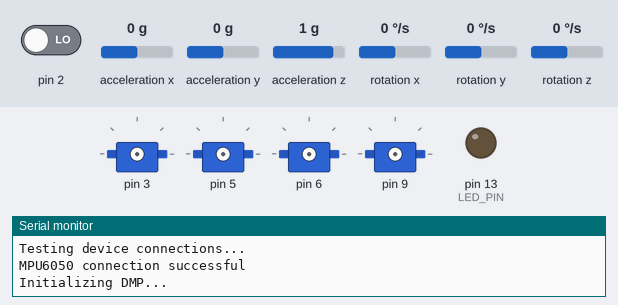
The sketch below on a simulated Arduino Uno, built with avr-gcc and run on an emulated ATmega328P. Shown: 4 × servo, output pins drawn as LEDs (lit = HIGH), the last lines printed to the serial monitor. Dashed ring = blinking. The test bench sets the inputs (shaded band); at power-on: acceleration x 0 g, acceleration y 0 g, pin 2 LOW, acceleration z 1 g, rotation x 0 °/s, rotation y 0 °/s, rotation z 0 °/s. The sensor or clock chip raises its interrupt line as the real part does.

Above: at 0.1 s.
At 1.29 s:
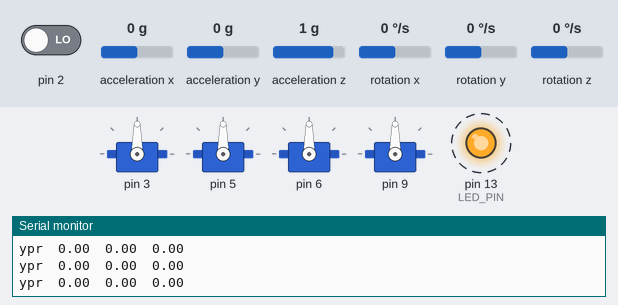
1.8 s: acceleration x set to -1.4 g
7.8 s: acceleration y set to -1.4 g
Timing chart, 0 to 16.8 s (numbered marks = the images above; inputs shaded):
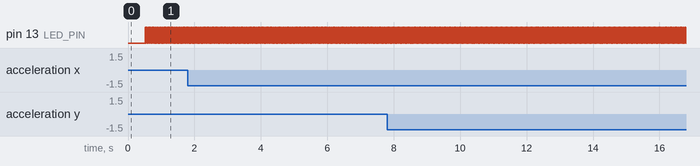

The sketch:

FLYC_COPY.ino
```cpp
#include "nrf.h"
#include "motor.h"
#include "I2Cdev.h"

#include "MPU6050_6Axis_MotionApps20.h"
#if I2CDEV_IMPLEMENTATION == I2CDEV_ARDUINO_WIRE
    #include "Wire.h"
#endif
#include "pid.h"

MPU6050 mpu;

#define OUTPUT_READABLE_YAWPITCHROLL

#define LED_PIN 13 // (Arduino is 13, Teensy is 11, Teensy++ is 6)
bool blinkState = false;

// MPU control/status vars
bool dmpReady = false;  // set true if DMP init was successful
uint8_t mpuIntStatus;   // holds actual interrupt status byte from MPU
uint8_t devStatus;      // return status after each device operation (0 = success, !0 = error)
uint16_t packetSize;    // expected DMP packet size (default is 42 bytes)
uint16_t fifoCount;     // count of all bytes currently in FIFO
uint8_t fifoBuffer[64]; // FIFO storage buffer

// orientation/motion vars
Quaternion q;           // [w, x, y, z]         quaternion container
VectorFloat gravity;    // [x, y, z]            gravity vector
float ypr[3];           // [yaw, pitch, roll]   yaw/pitch/roll container and gravity vector

// ================================================================
// ===                      INITIAL SETUP                       ===
// ================================================================

void setup() {
    mpuInit();
//    nrfSet();
    motorSet();
    PIDSet();
    // configure LED for output
    pinMode(LED_PIN, OUTPUT);
}


// ================================================================
// ===                    MAIN PROGRAM LOOP                     ===
// ================================================================

void loop() {
    getData();
}
```

Motor.ino
```cpp
void motorSet() {
  motor[0].attach(3, 1000, 2000);
  motor[1].attach(5, 1000, 2000);
  motor[2].attach(6, 1000, 2000);
  motor[3].attach(9, 1000, 2000);
}
void writeMotor() {
  motor[0].writeMicroseconds(Motor[0]);
  motor[1].writeMicroseconds(Motor[1]);
  motor[2].writeMicroseconds(Motor[2]);
  motor[3].writeMicroseconds(Motor[3]);
}
void writeAllMotor(int value) {
  motor[0].writeMicroseconds(value);
  motor[1].writeMicroseconds(value);
  motor[2].writeMicroseconds(value);
  motor[3].writeMicroseconds(value);
}
void printMotor() {
  Serial.print("Motor[0-3]: ");
  Serial.print(Motor[0]);
  Serial.print("\t");
  Serial.print(Motor[1]);
  Serial.print("\t");
  Serial.print(Motor[2]);
  Serial.print("\t");
  Serial.println(Motor[3]);
  //Serial.println(throttle);
}
```

PID.ino
```cpp
void PIDSet() {
  PID_Motor.P = 0.8; //    1.35 is roll OK
  PID_Motor.I = 0.0;
  PID_Motor.D = 3.2;   //  < 3.0   //0.55 is roll OK
  PID_Motor.dState = 0.0;
  PID_Motor.iState = 0.0;
  PID_Motor.iMax = 50;  // 5 percent is OK
  PID_Motor.iMin = -50;

  PID_Yaw .P = 1.0;
  PID_Yaw .I = 0.0;
  PID_Yaw .D = 0.0;
  PID_Yaw.dState = 0.0;
  PID_Yaw.iState = 0.0;
  PID_Yaw.iMax = 20;
  PID_Yaw.iMin = -20;

  PID_GYRO .P = 2.5;
  PID_GYRO .I = 0.0;
  PID_GYRO .D = 0.0;
  PID_GYRO.dState = 0.0;
  PID_GYRO.iState = 0.0;
  PID_GYRO.iMax = 20;
  PID_GYRO.iMin = -20;
}
float UpdatePID(struct PID *pid, float error, float deravitive) {
  float pTerm, dTerm, iTerm;
  // Calculate the proportional term
  pTerm = pid->P * error;
  // Calculate the integral state with appropriate limiting
  pid->iState += error;
  if(pid->iState > pid->iMax) pid->iState = pid->iMax;
  else if(pid->iState < pid->iMin) pid->iState = pid->iMin;
  // Calculate the integral term
  iTerm = pid->I * pid->iState;
  // Calculate the deravitive term
  dTerm = pid->D * deravitive;

  return pTerm + iTerm - dTerm;
}
float UpdatePID_GYRO(struct PID *pid, float error, float now_position) {
  float pTerm, dTerm, iTerm;
  // Calculate the proportional term
  pTerm = pid->P * error;
  // Calculate the integral state with appropriate limiting
  pid->iState += error;
  if(pid->iState > pid->iMax) pid->iState = pid->iMax;
  else if(pid->iState < pid->iMin) pid->iState = pid->iMin;
  // Calculate the integral term
  iTerm = pid->I * pid->iState;
  // Calculate the deravitive term
  dTerm = pid->D * (now_position - pid->dState);
  pid->dState = now_position;

  return pTerm + iTerm - dTerm;
}
```

RC.ino
```cpp
void nrfSet() {
  radio.begin();
  radio.openReadingPipe(0, rxAddr);
  radio.startListening();
}
void getExp() {
  radio.read(&recBuf, sizeof(recBuf));
  throttle        = recBuf[0];
  exp_angle.yaw   = recBuf[1] / 100.0 * Angle_Max;
  exp_angle.pitch = recBuf[2] / 100.0 * Angle_Max;
  exp_angle.roll  = recBuf[3] / 100.0 * Angle_Max;
  FLY_ENABLE = recBuf[4];
}
```

imu.ino
```cpp
// ================================================================
// ===               INTERRUPT DETECTION ROUTINE                ===
// ================================================================

volatile bool mpuInterrupt = false;     // indicates whether MPU interrupt pin has gone high
void dmpDataReady() {
    mpuInterrupt = true;
}
void mpuInit() {
  // join I2C bus (I2Cdev library doesn't do this automatically)
    #if I2CDEV_IMPLEMENTATION == I2CDEV_ARDUINO_WIRE
        Wire.begin();
        TWBR = 24; // 400kHz I2C clock (200kHz if CPU is 8MHz)
    #elif I2CDEV_IMPLEMENTATION == I2CDEV_BUILTIN_FASTWIRE
        Fastwire::setup(400, true);
    #endif

    // initialize serial communication
    // (115200 chosen because it is required for Teapot Demo output, but it's
    // really up to you depending on your project)
    Serial.begin(115200);
    while (!Serial); // wait for Leonardo enumeration, others continue immediately

    // initialize device
    Serial.println(F("Initializing I2C devices..."));
    mpu.initialize();

    // verify connection
    Serial.println(F("Testing device connections..."));
    Serial.println(mpu.testConnection() ? F("MPU6050 connection successful") : F("MPU6050 connection failed"));

    // wait for ready
//    Serial.println(F("\nSend any character to begin DMP programming and demo: "));
//    while (Serial.available() && Serial.read()); // empty buffer
//    while (!Serial.available());                 // wait for data
//    while (Serial.available() && Serial.read()); // empty buffer again

    // load and configure the DMP
    Serial.println(F("Initializing DMP..."));
    devStatus = mpu.dmpInitialize();

    // supply your own gyro offsets here, scaled for min sensitivity
    mpu.setXGyroOffset(220);
    mpu.setYGyroOffset(76);
    mpu.setZGyroOffset(-85);
    mpu.setZAccelOffset(1788); // 1688 factory default for my test chip

    // make sure it worked (returns 0 if so)
    if (devStatus == 0) {
        // turn on the DMP, now that it's ready
        Serial.println(F("Enabling DMP..."));
        mpu.setDMPEnabled(true);

        // enable Arduino interrupt detection
        Serial.println(F("Enabling interrupt detection (Arduino external interrupt 0)..."));
        attachInterrupt(0, dmpDataReady, RISING);
        mpuIntStatus = mpu.getIntStatus();

        // set our DMP Ready flag so the main loop() function knows it's okay to use it
        Serial.println(F("DMP ready! Waiting for first interrupt..."));
        dmpReady = true;

        // get expected DMP packet size for later comparison
        packetSize = mpu.dmpGetFIFOPacketSize();
    } else {
        // ERROR!
        // 1 = initial memory load failed
        // 2 = DMP configuration updates failed
        // (if it's going to break, usually the code will be 1)
        Serial.print(F("DMP Initialization failed (code "));
        Serial.print(devStatus);
        Serial.println(F(")"));
    }
}
void getData() {
  // if programming failed, don't try to do anything
    if (!dmpReady) return;

    // wait for MPU interrupt or extra packet(s) available
    while (!mpuInterrupt && fifoCount < packetSize) {
        // other program behavior stuff here
        // .
        // .
        // .
        // if you are really paranoid you can frequently test in between other
        // stuff to see if mpuInterrupt is true, and if so, "break;" from the
        // while() loop to immediately process the MPU data
        // .
        // .
        // .
    }

    // reset interrupt flag and get INT_STATUS byte
    mpuInterrupt = false;
    mpuIntStatus = mpu.getIntStatus();

    // get current FIFO count
    fifoCount = mpu.getFIFOCount();

    // check for overflow (this should never happen unless our code is too inefficient)
    if ((mpuIntStatus & 0x10) || fifoCount == 1024) {
        // reset so we can continue cleanly
        mpu.resetFIFO();
        Serial.println(F("FIFO overflow!"));

    // otherwise, check for DMP data ready interrupt (this should happen frequently)
    } else if (mpuIntStatus & 0x02) {
        // wait for correct available data length, should be a VERY short wait
        while (fifoCount < packetSize) fifoCount = mpu.getFIFOCount();

        // read a packet from FIFO
        mpu.getFIFOBytes(fifoBuffer, packetSize);

        // track FIFO count here in case there is > 1 packet available
        // (this lets us immediately read more without waiting for an interrupt)
        fifoCount -= packetSize;

        mpu.dmpGetQuaternion(&q, fifoBuffer);
        mpu.dmpGetGravity(&gravity, &q);
        mpu.dmpGetYawPitchRoll(ypr, &q, &gravity);
        Serial.print("ypr\t");
        Serial.print(ypr[0] * 180/M_PI);
        Serial.print("\t");
        Serial.print(ypr[1] * 180/M_PI);
        Serial.print("\t");
        Serial.println(ypr[2] * 180/M_PI);

        // blink LED to indicate activity
        blinkState = !blinkState;
        digitalWrite(LED_PIN, blinkState);
    }
}
```

motor.h
```cpp
#include <Servo.h>

Servo motor[4];
uint16_t Motor[4];
```

nrf.h
```cpp
#include <SPI.h>
#include <nRF24L01.h>
#include <RF24.h>

#define Angle_Max 40.0

RF24 radio(7, 8);

char FLY_ENABLE = 0;  // Enable Fly flag

const byte rxAddr[6] = "00001";
unsigned int recBuf[32] = {0};
```

pid.h
```cpp
struct Angle {
  float yaw   = 0;
  float pitch = 0;
  float roll  = 0;
};
struct Angle q_angle;    // real angle read from mpu6050
struct Angle exp_angle;  // expected angle received from Remote Control
VectorFloat diff_angle;

struct PID {
  float P = 1.4;
  float I = 0.0;
  float D = 0.0;

  float dState; // Last position input for calculating derivative, I don't use it
  float iState; // Integrator state;
  float iMax, iMin;  // Maximum and minimum allowable integrator state
};
struct PID PID_Motor;
struct PID PID_Yaw;
struct PID PID_GYRO;

float diff_acc_z, last_yaw = 0.0; // save diff of accl in Z
float throttle;   // save throttle receive from NRF24l01
float Thr = 0, Roll = 0, Pitch = 0, Yaw = 0;
```

Measured:
- by itself, pin 13 (LED_PIN): alternates HIGH for 0.01 s and LOW for 0.01 s
